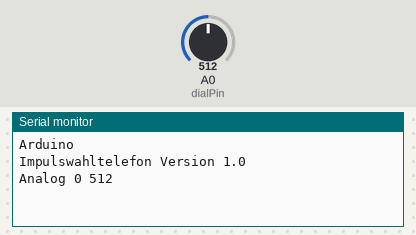
A sketch run on a simulated Arduino Uno, built with avr-gcc and run on an emulated ATmega328P. Parts: the last lines printed to the serial monitor. The test bench sets the inputs (shaded band); at power-on: A0 (dialPin) = 512.

Above: at 1.2 s.
1.3 s: A0 (dialPin) set to 306
At 2.6 s:
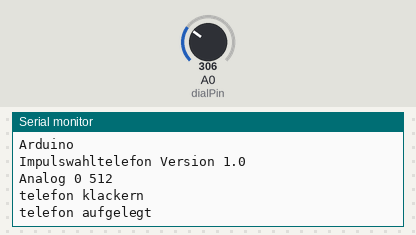
3.0 s: A0 (dialPin) set to 511
At 3.7 s:
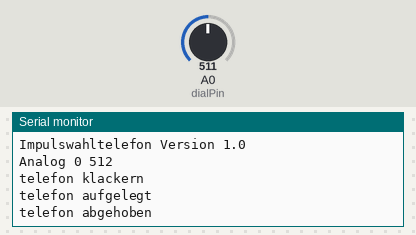

The sketch:

IMPULSWAHL_CONTROL_01.ino
```cpp
int dialPin = 0; // Analog 0 fÃ¼r Messung am Telefon
int dialVal = 0;
int dialValStat = 0;

int nummer = 0;
int taste = 10;

unsigned long int signalstart = 0;
unsigned long int signalstop = 0;

unsigned long int signalzeit = 0;
unsigned long int keinsignalzeit = 0;

unsigned long int auszeit = 200;
unsigned long int zwischenzeit = 100;

int midValue = 400; // der Schwellenwert um aufgelegt (LOW) von abgenommen (HIGH) zu unterscheiden

boolean dialing = false;
boolean aufgelegt = false;


void setup()
{
  // Serial Schnittstelle inititalisieren
  Serial.begin(9600);

  Serial.println("Arduino");
  Serial.println("Impulswahltelefon Version 1.0");
  Serial.println();

  pinMode(dialPin, INPUT);

   Serial.print("Analog 0 ");
   Serial.println(analogRead(0));
}


void loop()
{
  if (analogRead(dialPin) > midValue)
  {
    dialVal = 1;
  } else {
    dialVal = 0;
  }

  /*
  *  Wahlvorgang
   */

  if ( dialVal != dialValStat )
  {
    dialValStat = dialVal;

    // bei hochziehen der Waehlscheibe kommt einmalig ein Signal
    if (dialVal == HIGH)
    {
      dialing = true;
      if (aufgelegt)
      {
        Serial.print("telefon ");
        Serial.print("abgehoben");
        Serial.println();
        aufgelegt = false;
        signalstop = millis();
      }
    }

    else if (dialVal == LOW)
    {
      signalstop = millis();

      //if (dialing)
      //{
      nummer++;
      Serial.print("telefon ");
      Serial.print("klackern");
      Serial.println();

      //udp.sendStr("/Dial", "klacker");
      //}
    }
  }

  /*
  *   Abfrage ob waehlscheibe runtergelaufen
  */
  keinsignalzeit = millis() - signalstop;

  if ( dialing == true )
  {

    if ( keinsignalzeit > zwischenzeit )
    {
      if (nummer == 10)
      {
        taste = 0;
      }
      else if (nummer > 0) {
        taste = nummer;
      }
      if (taste < 10)
      {
        Serial.print("telefon ");
        Serial.print(taste);
        Serial.println();

        //udp.sendInt("/Dial", taste);
      }

      dialing = false;
      nummer = 0;
      taste = 10;
    }
  }

  /*
  *   abfrage ob hoerer aufgelegt
   */
  if ( dialVal == LOW )
  {
    if ( keinsignalzeit > auszeit && aufgelegt == false)
    {
      Serial.print("telefon ");
      Serial.print("aufgelegt");
      Serial.println();
      aufgelegt = true;
      dialing = false;
      nummer = 0;
      taste = 10;
    }
  }
}
```

Measured:
- after the input at 1.3 s, the serial monitor: prints a new line at once (image 1)
- after the input at 3.0 s, the serial monitor: prints a new line at once (image 2)
